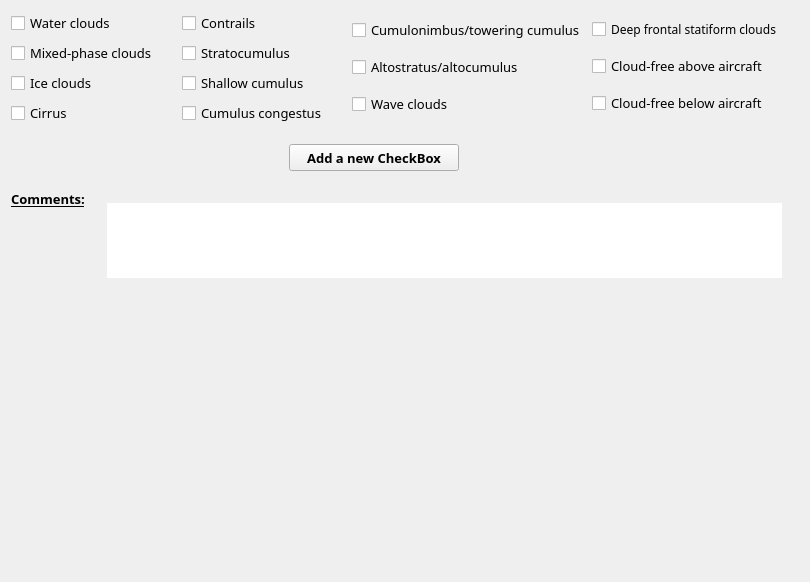
          <widget class="QWidget" name="page_5">
           <property name="geometry">
            <rect>
             <x>0</x>
             <y>0</y>
             <width>810</width>
             <height>582</height>
            </rect>
           </property>
           <attribute name="label">
            <string>Cloud Types and Forms Sampled During Flight</string>
           </attribute>
           <layout class="QGridLayout" name="gridLayout_20">
            <item row="0" column="0">
             <layout class="QVBoxLayout" name="verticalLayout_62">
              <item>
               <layout class="QHBoxLayout" name="horizontalLayout_23">
                <property name="spacing">
                 <number>6</number>
                </property>
                <item>
                 <layout class="QVBoxLayout" name="verticalLayout_16">
                  <item>
                   <widget class="QCheckBox" name="waterCloudsCheck">
                    <property name="font">
                     <font>
                      <family>Droid Sans Fallback</family>
                      <pointsize>10</pointsize>
                      <weight>50</weight>
                      <bold>false</bold>
                      <stylestrategy>PreferAntialias</stylestrategy>
                     </font>
                    </property>
                    <property name="text">
                     <string>Water clouds</string>
                    </property>
                   </widget>
                  </item>
                  <item>
                   <widget class="QCheckBox" name="mixedPhaseCloudsCheck">
                    <property name="font">
                     <font>
                      <family>Droid Sans Fallback</family>
                      <pointsize>10</pointsize>
                      <weight>50</weight>
                      <bold>false</bold>
                      <stylestrategy>PreferAntialias</stylestrategy>
                     </font>
                    </property>
                    <property name="text">
                     <string>Mixed-phase clouds</string>
                    </property>
                   </widget>
                  </item>
                  <item>
                   <widget class="QCheckBox" name="iceCloudsCheck">
                    <property name="font">
                     <font>
                      <family>Droid Sans Fallback</family>
                      <pointsize>10</pointsize>
                      <weight>50</weight>
                      <bold>false</bold>
                      <stylestrategy>PreferAntialias</stylestrategy>
                     </font>
                    </property>
                    <property name="text">
                     <string>Ice clouds</string>
                    </property>
                   </widget>
                  </item>
                  <item>
                   <widget class="QCheckBox" name="cirrusCheck">
                    <property name="font">
                     <font>
                      <family>Droid Sans Fallback</family>
                      <pointsize>10</pointsize>
                      <weight>50</weight>
                      <bold>false</bold>
                      <stylestrategy>PreferAntialias</stylestrategy>
                     </font>
                    </property>
                    <property name="text">
                     <string>Cirrus</string>
                    </property>
                   </widget>
                  </item>
                 </layout>
                </item>
                <item>
                 <layout class="QVBoxLayout" name="verticalLayout_17">
                  <item>
                   <widget class="QCheckBox" name="contrailsCheck">
                    <property name="font">
                     <font>
                      <family>Droid Sans Fallback</family>
                      <pointsize>10</pointsize>
                      <weight>50</weight>
                      <bold>false</bold>
                      <stylestrategy>PreferAntialias</stylestrategy>
                     </font>
                    </property>
                    <property name="text">
                     <string>Contrails</string>
                    </property>
                   </widget>
                  </item>
                  <item>
                   <widget class="QCheckBox" name="stratocumulusCheck">
                    <property name="font">
                     <font>
                      <family>Droid Sans Fallback</family>
                      <pointsize>10</pointsize>
                      <weight>50</weight>
                      <bold>false</bold>
                      <stylestrategy>PreferAntialias</stylestrategy>
                     </font>
                    </property>
                    <property name="text">
                     <string>Stratocumulus</string>
                    </property>
                   </widget>
                  </item>
                  <item>
                   <widget class="QCheckBox" name="shallowCumulusCheck">
                    <property name="font">
                     <font>
                      <family>Droid Sans Fallback</family>
                      <pointsize>10</pointsize>
                      <weight>50</weight>
                      <bold>false</bold>
                      <stylestrategy>PreferAntialias</stylestrategy>
                     </font>
                    </property>
                    <property name="text">
                     <string>Shallow cumulus</string>
                    </property>
                   </widget>
                  </item>
                  <item>
                   <widget class="QCheckBox" name="cumulusCongestusCheck">
                    <property name="font">
                     <font>
                      <family>Droid Sans Fallback</family>
                      <pointsize>10</pointsize>
                      <weight>50</weight>
                      <bold>false</bold>
                      <stylestrategy>PreferAntialias</stylestrategy>
                     </font>
                    </property>
                    <property name="text">
                     <string>Cumulus congestus</string>
                    </property>
                   </widget>
                  </item>
                 </layout>
                </item>
                <item>
                 <layout class="QVBoxLayout" name="verticalLayout_18">
                  <item>
                   <widget class="QCheckBox" name="cumulonimbusToweringCumulusCheck">
                    <property name="font">
                     <font>
                      <family>Droid Sans Fallback</family>
                      <pointsize>10</pointsize>
                      <weight>50</weight>
                      <bold>false</bold>
                      <stylestrategy>PreferAntialias</stylestrategy>
                     </font>
                    </property>
                    <property name="text">
                     <string>Cumulonimbus/towering cumulus</string>
                    </property>
                   </widget>
                  </item>
                  <item>
                   <widget class="QCheckBox" name="altostratusAltocumulusCheck">
                    <property name="font">
                     <font>
                      <family>Droid Sans Fallback</family>
                      <pointsize>10</pointsize>
                      <weight>50</weight>
                      <bold>false</bold>
                      <stylestrategy>PreferAntialias</stylestrategy>
                     </font>
                    </property>
                    <property name="text">
                     <string>Altostratus/altocumulus</string>
                    </property>
                   </widget>
                  </item>
                  <item>
                   <widget class="QCheckBox" name="waveCloudsCheck">
                    <property name="font">
                     <font>
                      <family>Droid Sans Fallback</family>
                      <pointsize>10</pointsize>
                      <weight>50</weight>
                      <bold>false</bold>
                      <stylestrategy>PreferAntialias</stylestrategy>
                     </font>
                    </property>
                    <property name="text">
                     <string>Wave clouds</string>
                    </property>
                   </widget>
                  </item>
                 </layout>
                </item>
                <item>
                 <layout class="QVBoxLayout" name="verticalLayout_48">
                  <item>
                   <widget class="QCheckBox" name="deepFrontalStratiformCloudsCheck">
                    <property name="font">
                     <font>
                      <family>Droid Sans Fallback</family>
                      <pointsize>9</pointsize>
                      <weight>50</weight>
                      <bold>false</bold>
                      <stylestrategy>PreferAntialias</stylestrategy>
                     </font>
                    </property>
                    <property name="text">
                     <string>Deep frontal statiform clouds</string>
                    </property>
                   </widget>
                  </item>
                  <item>
                   <widget class="QCheckBox" name="cloudFreeAboveAircraftCheck">
                    <property name="font">
                     <font>
                      <family>Droid Sans Fallback</family>
                      <pointsize>10</pointsize>
                      <weight>50</weight>
                      <bold>false</bold>
                      <stylestrategy>PreferAntialias</stylestrategy>
                     </font>
                    </property>
                    <property name="text">
                     <string>Cloud-free above aircraft</string>
                    </property>
                   </widget>
                  </item>
                  <item>
                   <widget class="QCheckBox" name="cloudFreeBelowAircraftCheck">
                    <property name="font">
                     <font>
                      <family>Droid Sans Fallback</family>
                      <pointsize>10</pointsize>
                      <weight>50</weight>
                      <bold>false</bold>
                      <stylestrategy>PreferAntialias</stylestrategy>
                     </font>
                    </property>
                    <property name="text">
                     <string>Cloud-free below aircraft</string>
                    </property>
                   </widget>
                  </item>
                 </layout>
                </item>
               </layout>
              </item>
              <item>
               <spacer name="verticalSpacer_26">
                <property name="orientation">
                 <enum>Qt::Vertical</enum>
                </property>
                <property name="sizeType">
                 <enum>QSizePolicy::Fixed</enum>
                </property>
                <property name="sizeHint" stdset="0">
                 <size>
                  <width>20</width>
                  <height>13</height>
                 </size>
                </property>
               </spacer>
              </item>
              <item>
               <layout class="QHBoxLayout" name="horizontalLayout_64">
                <item>
                 <spacer name="horizontalSpacer_64">
                  <property name="orientation">
                   <enum>Qt::Horizontal</enum>
                  </property>
                  <property name="sizeHint" stdset="0">
                   <size>
                    <width>40</width>
                    <height>20</height>
                   </size>
                  </property>
                 </spacer>
                </item>
                <item>
                 <widget class="QPushButton" name="ct_addButton">
                  <property name="minimumSize">
                   <size>
                    <width>170</width>
                    <height>27</height>
                   </size>
                  </property>
                  <property name="maximumSize">
                   <size>
                    <width>170</width>
                    <height>27</height>
                   </size>
                  </property>
                  <property name="font">
                   <font>
                    <family>Droid Sans Fallback</family>
                    <pointsize>10</pointsize>
                    <weight>75</weight>
                    <bold>true</bold>
                    <stylestrategy>PreferAntialias</stylestrategy>
                   </font>
                  </property>
                  <property name="text">
                   <string>Add a new CheckBox</string>
                  </property>
                  <property name="flat">
                   <bool>false</bool>
                  </property>
                 </widget>
                </item>
                <item>
                 <spacer name="horizontalSpacer_65">
                  <property name="orientation">
                   <enum>Qt::Horizontal</enum>
                  </property>
                  <property name="sizeType">
                   <enum>QSizePolicy::Fixed</enum>
                  </property>
                  <property name="sizeHint" stdset="0">
                   <size>
                    <width>13</width>
                    <height>20</height>
                   </size>
                  </property>
                 </spacer>
                </item>
                <item>
                 <widget class="QToolButton" name="ct_infoButton">
                  <property name="minimumSize">
                   <size>
                    <width>27</width>
                    <height>27</height>
                   </size>
                  </property>
                  <property name="maximumSize">
                   <size>
                    <width>27</width>
                    <height>27</height>
                   </size>
                  </property>
                  <property name="text">
                   <string/>
                  </property>
                  <property name="icon">
                   <iconset>
                    <normaloff>icons/info_icon.png</normaloff>icons/info_icon.png</iconset>
                  </property>
                  <property name="iconSize">
                   <size>
                    <width>27</width>
                    <height>27</height>
                   </size>
                  </property>
                  <property name="autoRaise">
                   <bool>true</bool>
                  </property>
                 </widget>
                </item>
                <item>
                 <spacer name="horizontalSpacer_66">
                  <property name="orientation">
                   <enum>Qt::Horizontal</enum>
                  </property>
                  <property name="sizeHint" stdset="0">
                   <size>
                    <width>40</width>
                    <height>20</height>
                   </size>
                  </property>
                 </spacer>
                </item>
               </layout>
              </item>
              <item>
               <layout class="QGridLayout" name="gridLayout_10"/>
              </item>
              <item>
               <spacer name="verticalSpacer_39">
                <property name="orientation">
                 <enum>Qt::Vertical</enum>
                </property>
                <property name="sizeType">
                 <enum>QSizePolicy::Fixed</enum>
                </property>
                <property name="sizeHint" stdset="0">
                 <size>
                  <width>20</width>
                  <height>13</height>
                 </size>
                </property>
               </spacer>
              </item>
              <item>
               <layout class="QHBoxLayout" name="horizontalLayout_24">
                <item>
                 <layout class="QVBoxLayout" name="verticalLayout_49">
                  <item>
                   <widget class="QLabel" name="label_17">
                    <property name="minimumSize">
                     <size>
                      <width>90</width>
                      <height>27</height>
                     </size>
                    </property>
                    <property name="maximumSize">
                     <size>
                      <width>90</width>
                      <height>27</height>
                     </size>
                    </property>
                    <property name="font">
                     <font>
                      <family>Droid Sans Fallback</family>
                      <pointsize>10</pointsize>
                      <weight>75</weight>
                      <italic>false</italic>
                      <bold>true</bold>
                      <underline>true</underline>
                      <stylestrategy>PreferAntialias</stylestrategy>
                     </font>
                    </property>
                    <property name="text">
                     <string>Comments:</string>
                    </property>
                    <property name="alignment">
                     <set>Qt::AlignLeading|Qt::AlignLeft|Qt::AlignTop</set>
                    </property>
                   </widget>
                  </item>
                  <item>
                   <spacer name="verticalSpacer_40">
                    <property name="orientation">
                     <enum>Qt::Vertical</enum>
                    </property>
                    <property name="sizeHint" stdset="0">
                     <size>
                      <width>20</width>
                      <height>18</height>
                     </size>
                    </property>
                   </spacer>
                  </item>
                 </layout>
                </item>
                <item>
                 <widget class="QTextEdit" name="CTOtherTextBox">
                  <property name="minimumSize">
                   <size>
                    <width>675</width>
                    <height>75</height>
                   </size>
                  </property>
                  <property name="maximumSize">
                   <size>
                    <width>675</width>
                    <height>75</height>
                   </size>
                  </property>
                  <property name="font">
                   <font>
                    <family>FreeSans</family>
                    <pointsize>10</pointsize>
                    <weight>50</weight>
                    <bold>false</bold>
                    <stylestrategy>PreferAntialias</stylestrategy>
                   </font>
                  </property>
                  <property name="frameShape">
                   <enum>QFrame::NoFrame</enum>
                  </property>
                 </widget>
                </item>
               </layout>
              </item>
             </layout>
            </item>
            <item row="0" column="1">
             <spacer name="horizontalSpacer_42">
              <property name="orientation">
               <enum>Qt::Horizontal</enum>
              </property>
              <property name="sizeHint" stdset="0">
               <size>
                <width>4</width>
                <height>20</height>
               </size>
              </property>
             </spacer>
            </item>
            <item row="1" column="0">
             <spacer name="verticalSpacer_12">
              <property name="orientation">
               <enum>Qt::Vertical</enum>
              </property>
              <property name="sizeHint" stdset="0">
               <size>
                <width>20</width>
                <height>36</height>
               </size>
              </property>
             </spacer>
            </item>
           </layout>
          </widget>
